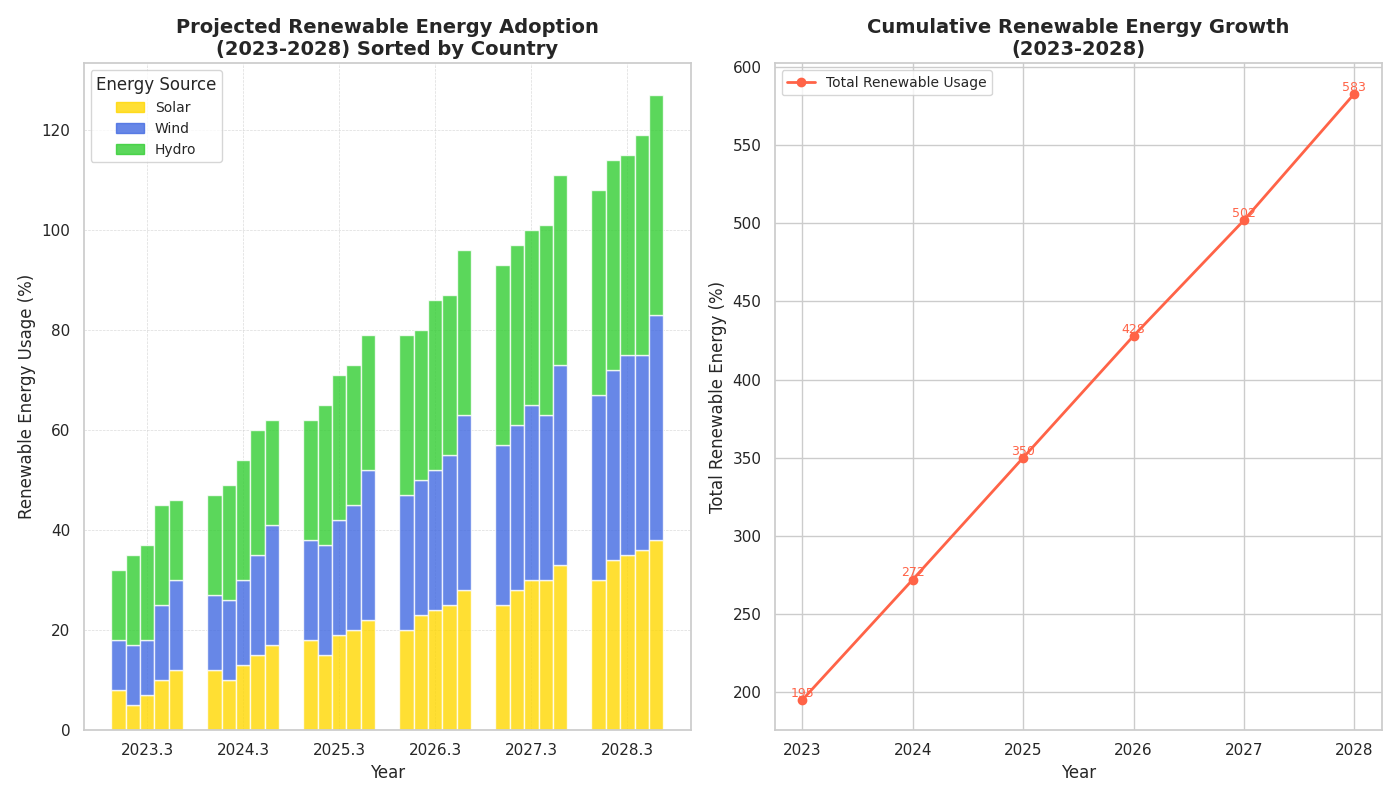

Generate this figure with Python:
import matplotlib.pyplot as plt
import numpy as np

years = np.arange(2023, 2029)
countries = ['Country A', 'Country B', 'Country C', 'Country D', 'Country E']

solar = np.array([
    [10, 15, 20, 25, 30, 35],  
    [5, 10, 15, 20, 25, 30],   
    [8, 12, 18, 23, 28, 34],   
    [12, 17, 22, 28, 33, 38],  
    [7, 13, 19, 24, 30, 36]    
])

wind = np.array([
    [15, 20, 25, 30, 35, 40],  
    [12, 16, 22, 27, 32, 37],  
    [10, 15, 20, 27, 33, 38],  
    [18, 24, 30, 35, 40, 45],  
    [11, 17, 23, 28, 33, 39]   
])

hydro = np.array([
    [20, 25, 28, 32, 35, 40],  
    [18, 23, 28, 32, 36, 41],  
    [14, 20, 24, 30, 36, 42],  
    [16, 21, 27, 33, 38, 44],  
    [19, 24, 29, 34, 38, 44]   
])

total_renewable = solar + wind + hydro
annual_totals = total_renewable.sum(axis=0)

fig, (ax1, ax2) = plt.subplots(1, 2, figsize=(14, 8))

bar_width = 0.15
colors = ['#FFD700', '#4169E1', '#32CD32']

for year_index, year in enumerate(years):
    year_totals = total_renewable[:, year_index]
    sorted_indices = np.argsort(year_totals)
    
    for i, index in enumerate(sorted_indices):
        ax1.bar(year + i * bar_width, solar[index][year_index], width=bar_width, color=colors[0], alpha=0.8)
        ax1.bar(year + i * bar_width, wind[index][year_index], width=bar_width, bottom=solar[index][year_index], color=colors[1], alpha=0.8)
        ax1.bar(year + i * bar_width, hydro[index][year_index], width=bar_width, bottom=solar[index][year_index] + wind[index][year_index], color=colors[2], alpha=0.8)

ax1.set_xlabel('Year', fontsize=12)
ax1.set_ylabel('Renewable Energy Usage (%)', fontsize=12)
ax1.set_title('Projected Renewable Energy Adoption\n(2023-2028) Sorted by Country', fontsize=14, fontweight='bold')
ax1.set_xticks(years + bar_width * 2)

handles = [plt.Rectangle((0,0),1,1, color=color, alpha=0.8) for color in colors]
ax1.legend(handles, ['Solar', 'Wind', 'Hydro'], loc='upper left', fontsize=10, title='Energy Source')
ax1.grid(True, linestyle='--', linewidth=0.5, alpha=0.7)

ax2.plot(years, annual_totals, marker='o', color='#FF6347', linewidth=2, label='Total Renewable Usage')

for (year, total) in zip(years, annual_totals):
    ax2.text(year, total + 2, f'{total}', ha='center', fontsize=9, color='#FF6347')

ax2.set_xlabel('Year', fontsize=12)
ax2.set_ylabel('Total Renewable Energy (%)', fontsize=12)
ax2.set_title('Cumulative Renewable Energy Growth\n(2023-2028)', fontsize=14, fontweight='bold')

ax2.set_xticks(years)
ax2.set_xticklabels(years)
ax2.legend(loc='upper left', fontsize=10)

plt.tight_layout()
plt.show()
